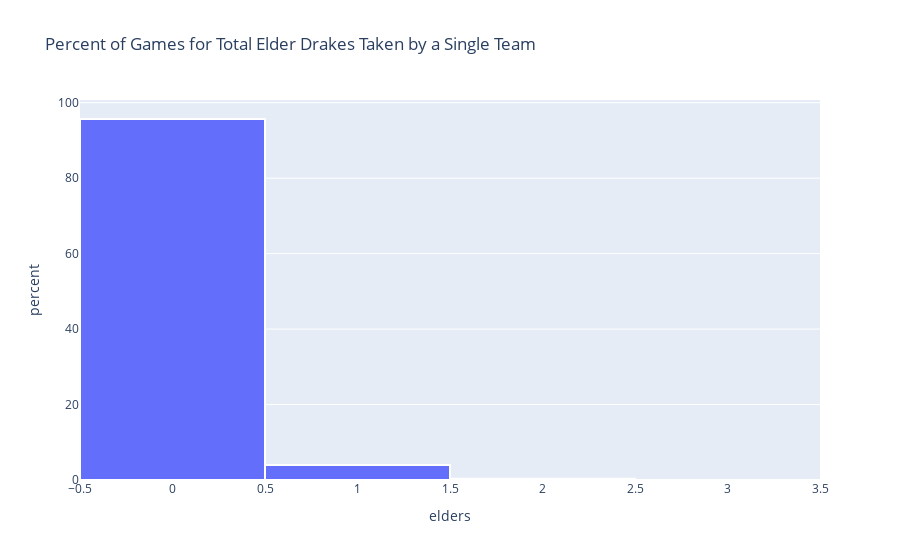

Source (notebook cell):
### Code cell
fig = px.histogram(
    final_team_df,
    x="elders",
    histnorm="percent",
    title="Percent of Games for Total Elder Drakes Taken by a Single Team"
)
fig.update_traces(marker_line_color="white", marker_line_width=2)
fig.show()

### Figure 1 — Plotly figure (JSON) as saved in the notebook; plotly's stock layout.template omitted (floating-point values rounded to 4 significant figures; data arrays with more than 128 entries replaced by an {"elided": "..."} marker saying what was removed)
{"data": [{"alignmentgroup": "True", "bingroup": "x", "histnorm": "percent", "hovertemplate": "elders=%{x}<br>percent=%{y}<extra></extra>", "legendgroup": "", "marker": {"color": "#636efa", "line": {"color": "white", "width": 2}, "pattern": {"shape": ""}}, "name": "", "offsetgroup": "", "orientation": "v", "showlegend": false, "type": "histogram", "x": {"elided": "19822 int values"}, "xaxis": "x", "yaxis": "y"}], "layout": {"barmode": "relative", "legend": {"tracegroupgap": 0}, "title": {"text": "Percent of Games for Total Elder Drakes Taken by a Single Team"}, "xaxis": {"anchor": "y", "domain": [0, 1], "title": {"text": "elders"}}, "yaxis": {"anchor": "x", "domain": [0, 1], "title": {"text": "percent"}}}}
